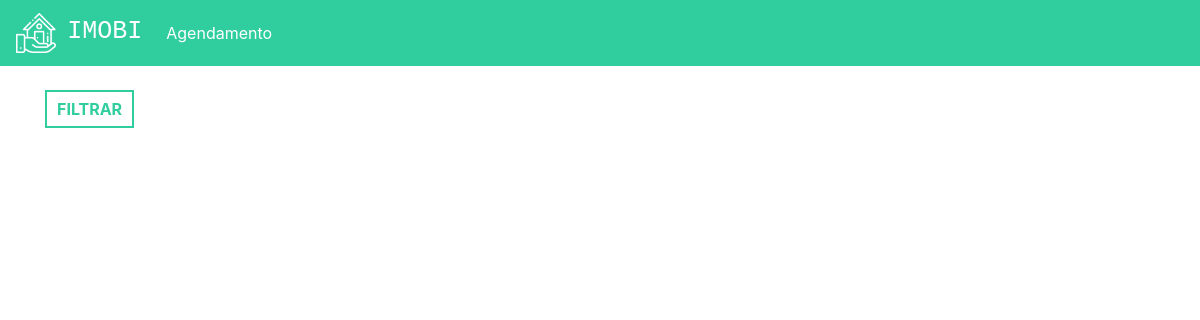
The app's page / (signed in), older data.
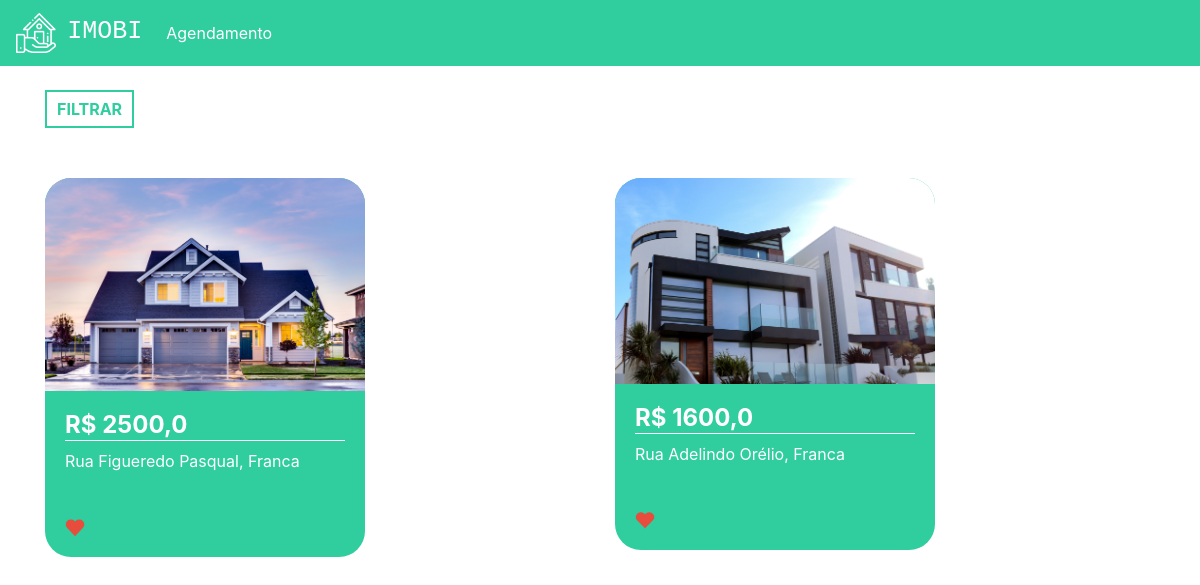
The same page, newer data.
### plataforma/models.py (models this page shows, shortened)
class Imovei(models.Model):
    choices = (('V', 'Venda'),
               ('A', 'Aluguel'))
    choices_imovel = (('A', 'Apartamento'),
                      ('C', 'Casa'))
    imagens = models.ManyToManyField(Imagem)
    valor = models.FloatField()
    quartos = models.IntegerField()
    tamanho = models.FloatField()
    cidade = models.ForeignKey(Cidade, on_delete=models.DO_NOTHING)
    rua = models.CharField(max_length=50)
    tipo = models.CharField(max_length=1, choices=choices)
    tipo_imovel = models.CharField(max_length=1, choices=choices_imovel)
    numero = models.IntegerField()
    descricao = models.TextField()
    dias_visita = models.ManyToManyField(DiasVisita)
    horarios = models.ManyToManyField(Horario)

class Imagem(models.Model):
    img = models.ImageField(upload_to='assets')

class Cidade(models.Model):
    nome = models.CharField(max_length=30)
    def __str__(self) -> str:
        return self.nome

### plataforma/views.py (the view)
# urls.py: path('', views.home, name='home'),
@login_required(login_url='/auth/logar/')
def home(request):
    preco_minimo = request.GET.get('preco_minimo')
    preco_maximo = request.GET.get('preco_maximo')
    cidade = request.GET.get('cidade')
    tipo = request.GET.getlist('tipo')
    cidades = Cidade.objects.all()
    if preco_minimo or preco_maximo or cidade or tipo:
        if not preco_minimo:
            preco_minimo = 0
        if not preco_maximo:
            preco_maximo = 999999999
        if not tipo:
            tipo = ['A', 'C']
        imoveis = Imovei.objects.filter(valor__gte=preco_minimo)\
        .filter(valor__lte=preco_maximo)\
        .filter(tipo_imovel__in=tipo).filter(cidade=cidade)
    else:
        imoveis = Imovei.objects.all()
    return render(request, 'home.html', {'imoveis': imoveis, 'cidades': cidades})

### plataforma/templates/home.html (shortened to what this page needs)
{% extends 'index.html' %}
{% load static %}
{% block 'head' %}
<link rel="stylesheet" href="{% static 'plataforma/styles/home.css' %}">
{% endblock %}
{% block 'body' %}
<div class="container">
  <br>
  <button type="button" class="btn_filtrar" data-toggle="modal" data-target="#exampleModal">
    FILTRAR
  </button>
  <div class="row">
    {% for imovel in imoveis %}
      <div class="col-md cont">
        <div class="card_imovel">
          <img class="img_capa_imovel" src="{{imovel.imagens.all.0.img.url}}" alt="Imagem do Imóvel">
          <div class="informacoes_imoveis">
            <a class="a_none" href="{% url 'imovel' imovel.id %}">
              <h4 class="valor">R$ {{imovel.valor}}</h4>
            </a>
            <p>{{imovel.rua}}, {{imovel.cidade}}</p>
            <br>
            <img id="favorito" src="{% static 'assets/heart.png' %}" alt="Ícone Coração">
          </div>
        </div>
      </div>
    {% endfor %}
  </div>
</div>
{% endblock %}

### templates/index.html (shortened to what this page needs)
{% load static %}
<!DOCTYPE html>
<html lang="pt-BR">
  <head>
    {% block 'head' %}{% endblock %}
    <link rel="stylesheet" href="https://cdn.jsdelivr.net/npm/bootstrap@4.6.1/dist/css/bootstrap.min.css"/>
  </head>
  <body>
    {% if user.is_authenticated %}
      <nav class="navbar navbar-expand-lg navbar-dark bg_navbar">
        <a class="navbar-brand" href="{% url 'home' %}">
					<img width="40" src="{% static '/assets/logo.png' %}">
							&nbsp<h3 class="font_logo">IMOBI</h3></a>
        <div class="collapse navbar-collapse" id="navbarNav">
          <ul class="navbar-nav">
            <li class="nav-item active">
              <a class="nav-link" href="{% url 'agendamentos' %}">Agendamento</a>
            </li>
          </ul>
        </div>
      </nav>
    {% endif %}
    {% block 'body' %}{% endblock %}
  </body>
</html>

### templates/static/plataforma/styles/home.css (style rules this page uses)
.bg_navbar { background-color: #30CD9E; }
.font_logo { font-family: 'Courier New', Courier, monospace; font-size: 25px; display: inline; }
.card_imovel { width: 20rem; background-color: #30CD9E; margin-top: 50px; border-radius: 26px; }
.img_capa_imovel { width: 100%; border-top-left-radius: 26px; border-top-right-radius: 26px; }
.informacoes_imoveis { padding: 20px; color: white; }
.valor { font-weight: bold; border-bottom: 1px solid white; }
.btn_filtrar { font-weight: bold; padding: 5px 10px 5px 10px; color: #30CD9E; background-color: transparent; border: none; border: 2px solid #30CD9E; }
.a_none { color: white; }
#favorito { width: 7%; }

Row changes from the older to the newer data that the page shows:
added Imovei: imagens.all.0.img (picture), valor "2500,0", rua "Rua Figueredo Pasqual", cidade "Franca"
added Imovei: imagens.all.0.img (picture), valor "1600,0", rua "Rua Adelindo Orélio", cidade "Franca"
